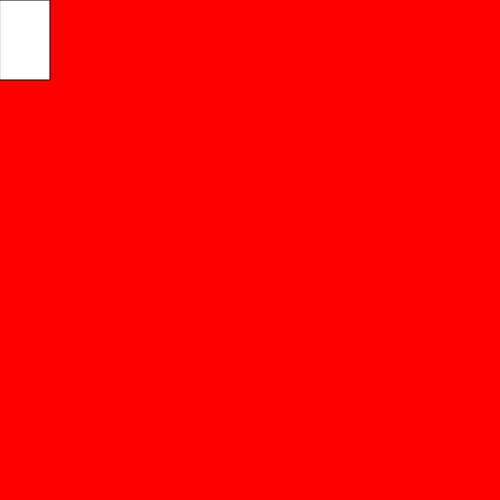
Frame 1 (no input)
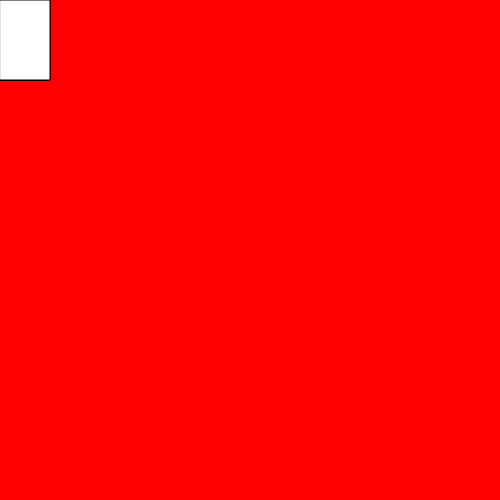
Frame 60 (no input)
Frame 120 (the mouse pressed at the canvas centre since frame 60): identical to frame 60, image omitted

The p5.js sketch that drew these frames (run headless with seeded random() and noise() and a simulated clock; from frame 60 on, the mouse is pressed at the canvas centre):

// p5.js sketch
// ── sketch.js
var radius = 20;

function setup() {
  createCanvas(500,500);
  background(255,0,0);
  
}

function draw() {
  //background(100,100);
  fill(255);
  
  
  rect(0,0,50,80);
  print(mouseY);
  
  
  fill(0,255,0);
  //ellipse(mouseX,mouseY,70,70);
}
